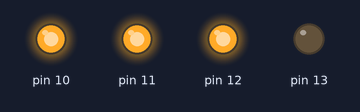
Recording of a sketch running on a simulated Arduino Uno, built with avr-gcc and run on an emulated ATmega328P. Shown: output pins drawn as LEDs (lit = HIGH).

Above: at 0.05 s.
At 1.35 s:
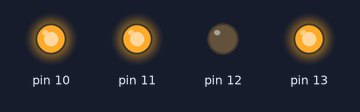
At 2.15 s:
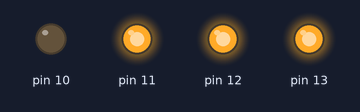
At 2.85 s:
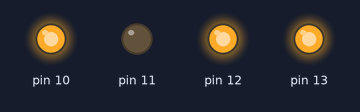
Timing chart, 0 to 3.1 s (numbered marks = the images above):
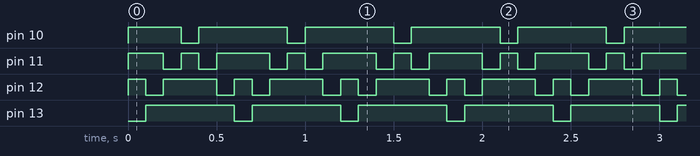

Measured:
- by itself, pin 10, pin 13: alternates HIGH for 0.50 s and LOW for 0.10 s
- by itself, pin 11: repeats every 0.60 s: HIGH 0.10 s, LOW 0.10 s, HIGH 0.30 s, LOW 0.10 s
- by itself, pin 12: repeats every 0.60 s: HIGH 0.30 s, LOW 0.10 s, HIGH 0.10 s, LOW 0.10 s

The sketch:

Ejercicio_02.ino
```cpp
void setup()
{
	// put your setup code here, to run once:
	pinMode(10, OUTPUT);
	pinMode(11, OUTPUT);
	pinMode(12, OUTPUT);
	pinMode(13, OUTPUT);
	digitalWrite(13, LOW);
	digitalWrite(12, HIGH);
	digitalWrite(11, HIGH);
	digitalWrite(10, HIGH);
}

void loop()
{
	// put your main code here, to run repeatedly:
	delay(100);
	digitalWrite(13, HIGH);
	digitalWrite(12, LOW);
	delay(100);
	digitalWrite(12, HIGH);
	digitalWrite(11, LOW);
	delay(100);
	digitalWrite(11, HIGH);
	digitalWrite(10, LOW);
	delay(100);
	digitalWrite(10, HIGH);
	digitalWrite(11, LOW);
	delay(100);
	digitalWrite(11, HIGH);
	digitalWrite(12, LOW);
	delay(100);
	digitalWrite(12, HIGH);
	digitalWrite(13, LOW);
}
```
